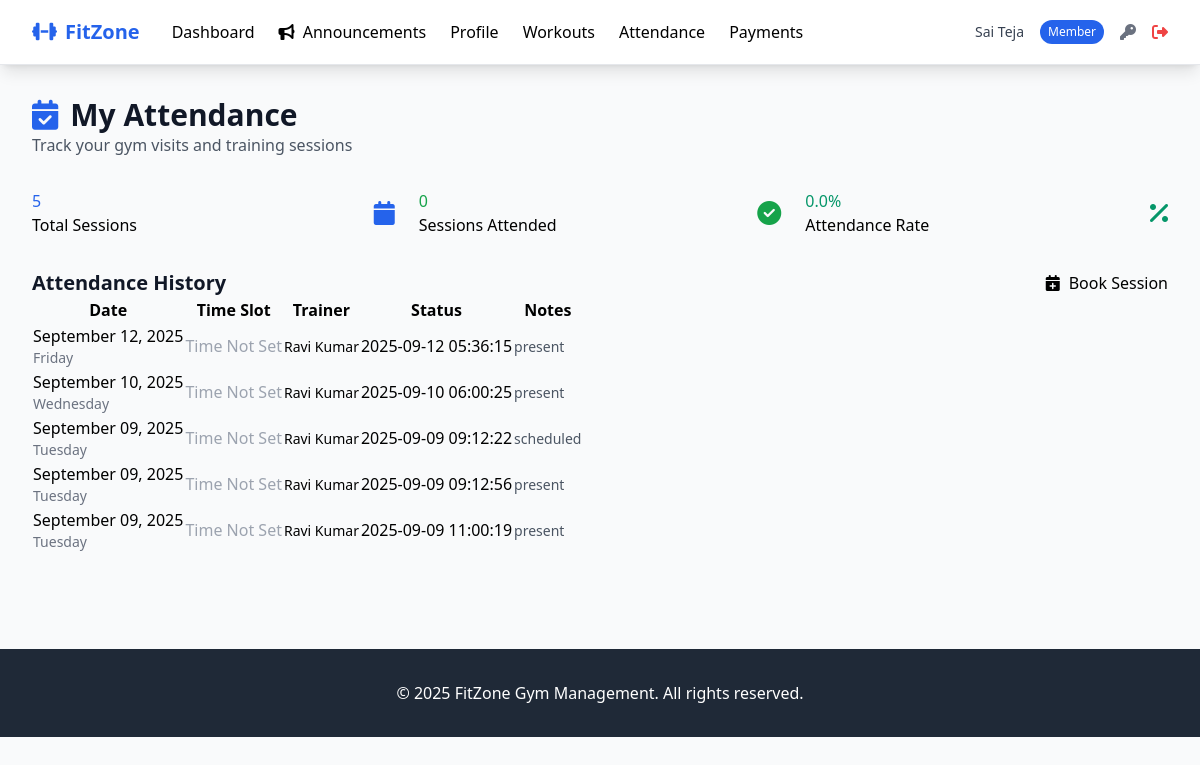
/member/attendance (signed in), run on an earlier commit of the app's database.
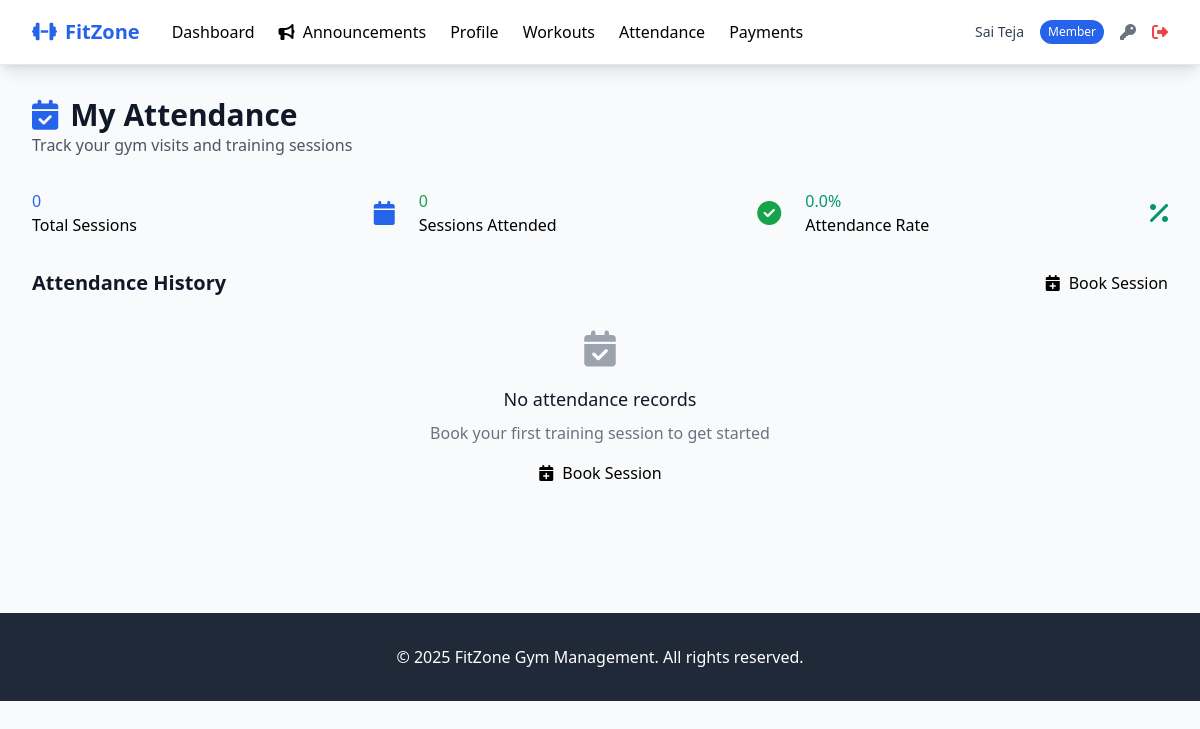
And on a later commit of the database.
### tables this page shows
CREATE TABLE attendance (
            id INTEGER PRIMARY KEY AUTOINCREMENT,
            member_id INTEGER NOT NULL,
            trainer_id INTEGER,
            check_in_time TIMESTAMP,
            check_out_time TIMESTAMP,
            date DATE NOT NULL,
            time_slot TEXT,
            workout_type TEXT,
            notes TEXT,
            status TEXT DEFAULT 'scheduled' CHECK (status IN ('present', 'absent', 'late','scheduled')),
            created_at TIMESTAMP DEFAULT CURRENT_TIMESTAMP,
            FOREIGN KEY (member_id) REFERENCES members (id),
            FOREIGN KEY (trainer_id) REFERENCES trainers (id)
        );

CREATE TABLE users (
            id INTEGER PRIMARY KEY AUTOINCREMENT,
            username TEXT UNIQUE NOT NULL,
            email TEXT UNIQUE NOT NULL,
            password_hash TEXT NOT NULL,
            role TEXT NOT NULL CHECK (role IN ('admin', 'member', 'trainer')),
            full_name TEXT NOT NULL,
            phone TEXT,
            is_active BOOLEAN DEFAULT 1,
            created_at TIMESTAMP DEFAULT CURRENT_TIMESTAMP,
            updated_at TIMESTAMP DEFAULT CURRENT_TIMESTAMP
        );

### routes/member_routes.py (the view)
@member_routes_bp.route('/attendance')
@login_required
@member_required
def attendance():
    Attendance.auto_mark_absent()
    """Member attendance history - SIMPLIFIED"""
    user_id = session['user_id']
    member = Member.get_by_user_id(user_id)
    attendance_records = Attendance.get_member_attendance(member.id, limit=30)
    now = datetime.now()
    for record in attendance_records:
        if record.status == "scheduled" and record.date and record.date < date.today():
            try:
                record.status = "absent"
                record.save()
            except Exception:
                pass  # Ignore errors in auto-absent
    attendance_records = Attendance.get_member_attendance(member.id, limit=30)
    total_sessions = len(attendance_records)
    present_sessions = sum(1 for a in attendance_records if a.status == 'present')
    absent_sessions = sum(1 for a in attendance_records if a.status == 'absent')
    late_sessions = sum(1 for a in attendance_records if a.status == 'late')
    completed = present_sessions + absent_sessions + late_sessions
    attendance_percentage = (present_sessions / completed * 100) if completed > 0 else 0
    return render_template(
        'member/attendance.html',
        attendance_records=attendance_records,
        total_sessions=total_sessions,
        present_sessions=present_sessions,
        absent_sessions=absent_sessions,
        late_sessions=late_sessions,
        attendance_percentage=attendance_percentage
    )

### models/attendance.py (called while the page is built, shortened)
def _parse_date(d):
    if not d or str(d).strip() == "":
        return None
    if isinstance(d, date) and not isinstance(d, datetime):
        return d
    s = str(d).strip()
    try:
        return datetime.fromisoformat(s).date()
    except Exception:
        pass

def _parse_datetime(d):
    if d is None:
        return None

def _slot_to_datetimes(slot_label, on_date=None):
    if not slot_label:
        return (None, None)

    @classmethod
    def _db_path(cls):
        return current_app.config.get('DATABASE_PATH', 'gym_management.db')

    @classmethod
    def get_member_attendance(cls, member_id, limit=10):
        db_path = cls._db_path()
        query = '''
            SELECT a.*, ut.full_name as trainer_name
            FROM attendance a
            LEFT JOIN trainers t ON a.trainer_id = t.id
            LEFT JOIN users ut ON t.user_id = ut.id
            WHERE a.member_id = ?
            ORDER BY a.date DESC, a.time_slot DESC
            LIMIT ?
        '''
        results = execute_query(query, (member_id, limit), db_path, fetch=True)
        return [cls._from_attendance_row(r, extras_order=['trainer_name']) for r in results]

### templates/member/attendance.html (shortened to what the changed rows need)
{% extends "base.html" %}
{% block content %}
<div class="mb-8">
    <h1 class="text-3xl font-bold text-gray-900">
        <i class="fas fa-calendar-check mr-3 text-primary"></i>My Attendance
    </h1>
</div>
<div class="grid grid-cols-1 md:grid-cols-3 gap-6 mb-8">
    <div class="stat-card">
        <div class="flex items-center justify-between">
            <div>
                <div class="stat-value text-primary">{{ total_sessions }}</div>
                <div class="stat-label">Total Sessions</div>
            </div>
        </div>
    </div>
</div>
<div class="card">
    <div class="card-header flex justify-between items-center">
        <h2 class="text-xl font-semibold text-gray-900">Attendance History</h2>
    </div>
    <div class="card-body p-0">
        {% if attendance_records %}
        <div class="overflow-x-auto">
            <table class="table">
                <thead>
                    <tr>
                        <th>Date</th>
                        <th>Time Slot</th>
                        <th>Trainer</th>
                        <th>Status</th>
                        <th>Notes</th>
                    </tr>
                </thead>
                <tbody>
                    {% for record in attendance_records %}
                    <tr>
                        <td>
                            <div class="font-medium">{{ record.date|datetimeformat('%B %d, %Y') }}</div>
                            <div class="text-sm text-gray-500">{{ record.date|datetimeformat('%A') }}</div>
                        </td>
           <td>
    {% if record.time_slot %}
        <span class="text-sm font-medium">{{ record.time_slot }}</span>
    {% elif record.check_in_time and record.check_out_time %}
        <span class="text-sm">
            {{ record.check_in_time.strftime('%I:%M %p') if record.check_in_time else '' }} -
            {{ record.check_out_time.strftime('%I:%M %p') if record.check_out_time else '' }}
        </span>
    {% elif record.check_in_time %}
        <span class="text-sm">
            {{ record.check_in_time.strftime('%I:%M %p') }}
        </span>
    {% else %}
        <span class="text-gray-400">Time Not Set</span>
    {% endif %}
</td>
                        <td>
                            <span class="text-sm">{{ record.trainer_name or 'N/A' }}</span>
                        </td>
                        <td>
                            <span class="badge badge-{{ 'success' if record.status == 'present' else 'warning' if record.status == 'scheduled' else 'danger' }}">
                                {{ record.status|title }}
                            </span>
                        </td>
                        <td>
                            {% if record.notes %}
                            <span class="text-sm text-gray-600">{{ record.notes }}</span>
                            {% else %}
                            <span class="text-gray-400">-</span>
                            {% endif %}
                        </td>
                    </tr>
                    {% endfor %}
                </tbody>
            </table>
        </div>
        {% else %}
        <div class="p-8 text-center">
            <i class="fas fa-calendar-check text-gray-400 text-4xl mb-4"></i>
            <h3 class="text-lg font-medium text-gray-900 mb-2">No attendance records</h3>
            <p class="text-gray-500 mb-4">Book your first training session to get started</p>
            <a href="{{ url_for('member.schedule_session') }}" class="btn btn-primary">
                <i class="fas fa-calendar-plus mr-2"></i>Book Session
            </a>
        </div>
        {% endif %}
    </div>
</div>
{% endblock %}

What changed in the data, as far as the page shows it:
removed attendance: date "September 12, 2025", date "Friday", full_name "Ravi Kumar", status "2025-09-12 05:36:15", notes "present"
removed attendance: date "September 10, 2025", date "Wednesday", full_name "Ravi Kumar", status "2025-09-10 06:00:25", notes "present"
removed attendance: date "September 09, 2025", date "Tuesday", full_name "Ravi Kumar", status "2025-09-09 09:12:22", notes "scheduled"
removed attendance: date "September 09, 2025", date "Tuesday", full_name "Ravi Kumar", status "2025-09-09 09:12:56", notes "present"
removed attendance: date "September 09, 2025", date "Tuesday", full_name "Ravi Kumar", status "2025-09-09 11:00:19", notes "present"
Also different on the page:
{{ total_sessions }}: "5" → "0"
text no longer shown: "Date Time Slot Trainer Status Notes"
text now shown: "No attendance records Book your first training session to get started Book Session"
